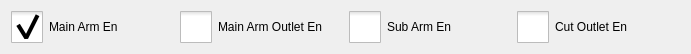
    <widget class="QWidget" name="layoutWidget">
     <property name="geometry">
      <rect>
       <x>6</x>
       <y>10</y>
       <width>691</width>
       <height>34</height>
      </rect>
     </property>
     <layout class="QHBoxLayout" name="horizontalLayout">
      <item>
       <widget class="QCheckBox" name="mainArmEn">
        <property name="styleSheet">
         <string notr="true">::indicator {
     width: 32px;
     height: 32px;
 }

::indicator:unchecked 
{
     image: url(:/resource/check_unchecked.png);
 }
::indicator:checked 
{
     image: url(:/resource/check_checked.png);
 }

::indicator:checked:disabled
{
 image: url(:/resource/check_checked_disable.png);
}

::indicator:unchecked:disabled
{
 image: url(:/resource/check_unchecked_disable.png);
}</string>
        </property>
        <property name="text">
         <string>Main Arm En</string>
        </property>
        <property name="checked">
         <bool>true</bool>
        </property>
       </widget>
      </item>
      <item>
       <widget class="QCheckBox" name="mainArmOutletEn">
        <property name="styleSheet">
         <string notr="true">::indicator {
     width: 32px;
     height: 32px;
 }

::indicator:unchecked 
{
     image: url(:/resource/check_unchecked.png);
 }
::indicator:checked 
{
     image: url(:/resource/check_checked.png);
 }

::indicator:checked:disabled
{
 image: url(:/resource/check_checked_disable.png);
}

::indicator:unchecked:disabled
{
 image: url(:/resource/check_unchecked_disable.png);
}</string>
        </property>
        <property name="text">
         <string>Main Arm Outlet En</string>
        </property>
       </widget>
      </item>
      <item>
       <widget class="QCheckBox" name="subArmEn">
        <property name="styleSheet">
         <string notr="true">::indicator {
     width: 32px;
     height: 32px;
 }

::indicator:unchecked 
{
     image: url(:/resource/check_unchecked.png);
 }
::indicator:checked 
{
     image: url(:/resource/check_checked.png);
 }

::indicator:checked:disabled
{
 image: url(:/resource/check_checked_disable.png);
}

::indicator:unchecked:disabled
{
 image: url(:/resource/check_unchecked_disable.png);
}</string>
        </property>
        <property name="text">
         <string>Sub Arm En</string>
        </property>
       </widget>
      </item>
      <item>
       <widget class="QCheckBox" name="cutOutletEn">
        <property name="styleSheet">
         <string notr="true">::indicator {
     width: 32px;
     height: 32px;
 }

::indicator:unchecked 
{
     image: url(:/resource/check_unchecked.png);
 }
::indicator:checked 
{
     image: url(:/resource/check_checked.png);
 }

::indicator:checked:disabled
{
 image: url(:/resource/check_checked_disable.png);
}

::indicator:unchecked:disabled
{
 image: url(:/resource/check_unchecked_disable.png);
}</string>
        </property>
        <property name="text">
         <string>Cut Outlet En</string>
        </property>
       </widget>
      </item>
     </layout>
    </widget>
